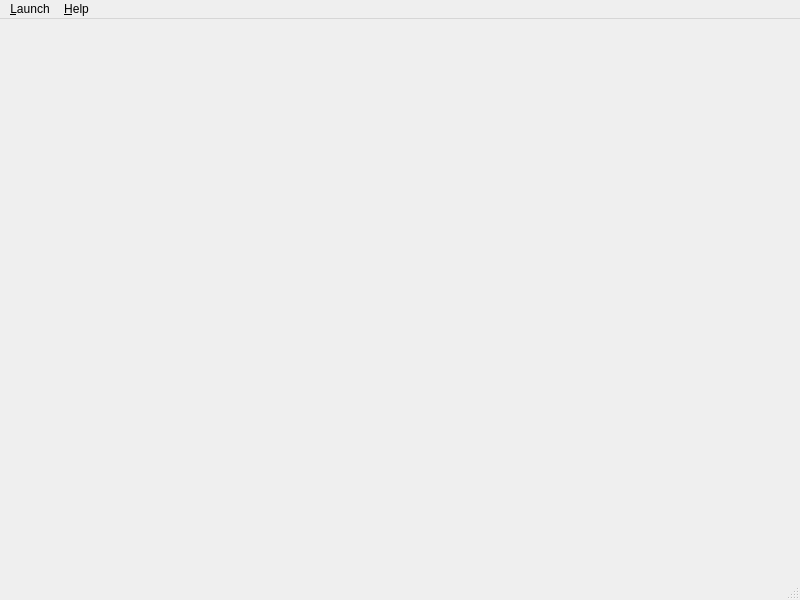
<?xml version="1.0" encoding="UTF-8"?>
<ui version="4.0">
 <class>MainWindow</class>
 <widget class="QMainWindow" name="MainWindow">
  <property name="geometry">
   <rect>
    <x>0</x>
    <y>0</y>
    <width>800</width>
    <height>600</height>
   </rect>
  </property>
  <property name="windowTitle">
   <string>[wcd] Performance meters...</string>
  </property>
  <property name="windowIcon">
   <iconset resource="resources.qrc">
    <normaloff>:/icons/art/icons/figures.png</normaloff>:/icons/art/icons/figures.png</iconset>
  </property>
  <widget class="QWidget" name="centralwidget"/>
  <widget class="QMenuBar" name="menubar">
   <property name="geometry">
    <rect>
     <x>0</x>
     <y>0</y>
     <width>800</width>
     <height>21</height>
    </rect>
   </property>
   <widget class="QMenu" name="menu_Launch">
    <property name="title">
     <string>&amp;Launch</string>
    </property>
    <addaction name="menu_Strings"/>
   </widget>
   <widget class="QMenu" name="menu_Help">
    <property name="title">
     <string>&amp;Help</string>
    </property>
    <addaction name="menu_About"/>
   </widget>
   <addaction name="menu_Launch"/>
   <addaction name="menu_Help"/>
  </widget>
  <widget class="QStatusBar" name="statusbar">
   <property name="statusTip">
    <string/>
   </property>
  </widget>
  <action name="menu_Strings">
   <property name="text">
    <string>&amp;Strings</string>
   </property>
  </action>
  <action name="menu_About">
   <property name="icon">
    <iconset resource="resources.qrc">
     <normaloff>:/icons/art/icons/figures.png</normaloff>:/icons/art/icons/figures.png</iconset>
   </property>
   <property name="text">
    <string>&amp;About</string>
   </property>
  </action>
 </widget>
 <resources>
  <include location="resources.qrc"/>
 </resources>
 <connections>
  <connection>
   <sender>menu_About</sender>
   <signal>triggered()</signal>
   <receiver>MainWindow</receiver>
   <slot>onAppAbout()</slot>
   <hints>
    <hint type="sourcelabel">
     <x>-1</x>
     <y>-1</y>
    </hint>
    <hint type="destinationlabel">
     <x>399</x>
     <y>299</y>
    </hint>
   </hints>
  </connection>
 </connections>
 <slots>
  <slot>onAppAbout()</slot>
 </slots>
</ui>
